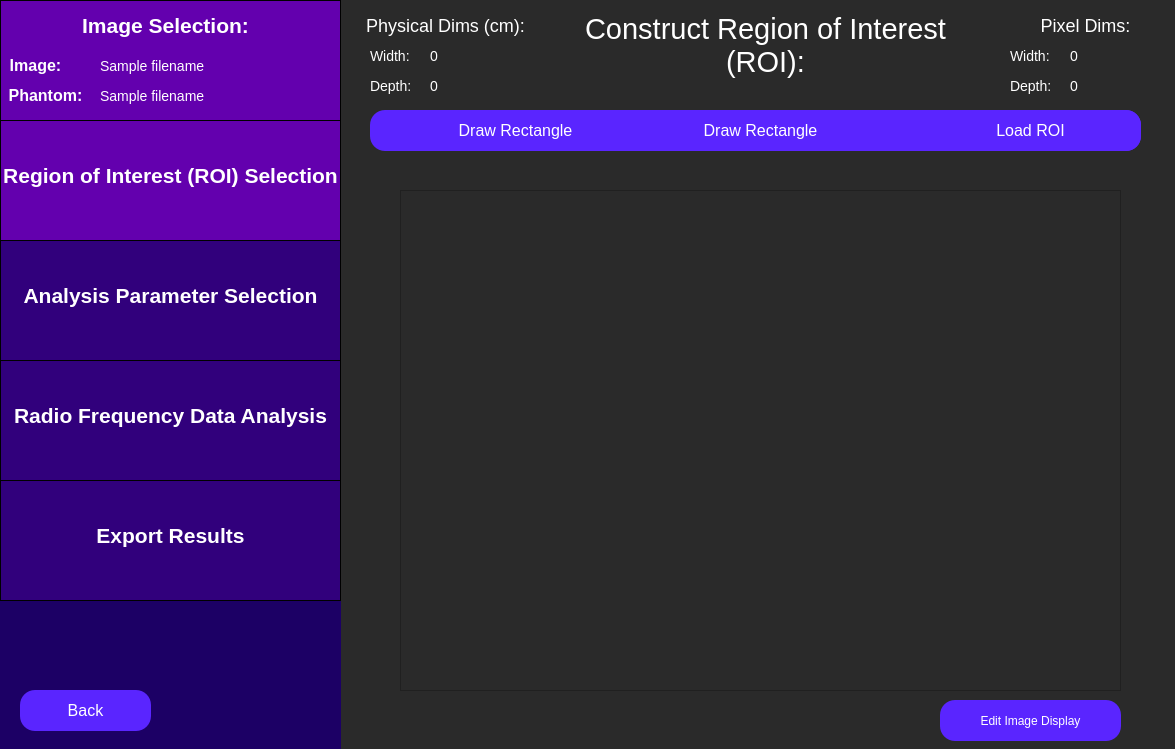
<?xml version="1.0" encoding="UTF-8"?>
<ui version="4.0">
 <class>constructRoi</class>
 <widget class="QWidget" name="constructRoi">
  <property name="geometry">
   <rect>
    <x>0</x>
    <y>0</y>
    <width>1175</width>
    <height>749</height>
   </rect>
  </property>
  <property name="windowTitle">
   <string>Select Region of Interest</string>
  </property>
  <property name="styleSheet">
   <string notr="true">QWidget {
	background: rgb(42, 42, 42);
}</string>
  </property>
  <widget class="QLabel" name="constructRoiLabel">
   <property name="geometry">
    <rect>
     <x>550</x>
     <y>-20</y>
     <width>431</width>
     <height>131</height>
    </rect>
   </property>
   <property name="styleSheet">
    <string notr="true">QLabel {
	font-size: 29px;
	color: rgb(255, 255, 255);
	background-color: rgba(255, 255, 255, 0);
}</string>
   </property>
   <property name="text">
    <string>Construct Region of Interest (ROI):</string>
   </property>
   <property name="textFormat">
    <enum>Qt::AutoText</enum>
   </property>
   <property name="scaledContents">
    <bool>false</bool>
   </property>
   <property name="alignment">
    <set>Qt::AlignCenter</set>
   </property>
   <property name="wordWrap">
    <bool>true</bool>
   </property>
  </widget>
  <widget class="QFrame" name="imDisplayFrame">
   <property name="geometry">
    <rect>
     <x>400</x>
     <y>190</y>
     <width>721</width>
     <height>501</height>
    </rect>
   </property>
   <property name="frameShape">
    <enum>QFrame::StyledPanel</enum>
   </property>
   <property name="frameShadow">
    <enum>QFrame::Raised</enum>
   </property>
  </widget>
  <widget class="QPushButton" name="drawRoiButton">
   <property name="geometry">
    <rect>
     <x>370</x>
     <y>110</y>
     <width>171</width>
     <height>41</height>
    </rect>
   </property>
   <property name="styleSheet">
    <string notr="true">QPushButton {
	color: white;
	font-size: 16px;
	background: rgb(90, 37, 255);
	border-radius: 15px;
}
QPushButton:checked {
	color:white; 
	font-size: 16px;
	background: rgb(45, 0, 110);
	border-radius: 15px;
}
</string>
   </property>
   <property name="text">
    <string>Draw ROI</string>
   </property>
   <property name="checkable">
    <bool>true</bool>
   </property>
   <property name="checked">
    <bool>false</bool>
   </property>
  </widget>
  <widget class="QPushButton" name="undoLastPtButton">
   <property name="geometry">
    <rect>
     <x>570</x>
     <y>110</y>
     <width>171</width>
     <height>41</height>
    </rect>
   </property>
   <property name="styleSheet">
    <string notr="true">QPushButton {
	color: white;
	font-size: 16px;
	background: rgb(90, 37, 255);
	border-radius: 15px;
}</string>
   </property>
   <property name="text">
    <string>Undo Last Point</string>
   </property>
   <property name="checkable">
    <bool>false</bool>
   </property>
  </widget>
  <widget class="QPushButton" name="acceptRoiButton">
   <property name="geometry">
    <rect>
     <x>970</x>
     <y>110</y>
     <width>171</width>
     <height>41</height>
    </rect>
   </property>
   <property name="styleSheet">
    <string notr="true">QPushButton {
	color: white;
	font-size: 16px;
	background: rgb(90, 37, 255);
	border-radius: 15px;
}</string>
   </property>
   <property name="text">
    <string>Accept ROI</string>
   </property>
   <property name="checkable">
    <bool>false</bool>
   </property>
  </widget>
  <widget class="QWidget" name="sidebar" native="true">
   <property name="geometry">
    <rect>
     <x>0</x>
     <y>0</y>
     <width>341</width>
     <height>751</height>
    </rect>
   </property>
   <property name="toolTip">
    <string>&lt;html&gt;&lt;head/&gt;&lt;body&gt;&lt;p&gt;&lt;br/&gt;&lt;/p&gt;&lt;/body&gt;&lt;/html&gt;</string>
   </property>
   <property name="styleSheet">
    <string notr="true">QWidget {
	background-color: rgb(28, 0, 101);
}</string>
   </property>
   <widget class="QFrame" name="imageSelectionSidebar">
    <property name="geometry">
     <rect>
      <x>0</x>
      <y>0</y>
      <width>341</width>
      <height>121</height>
     </rect>
    </property>
    <property name="styleSheet">
     <string notr="true">QFrame {
	background-color: rgb(99, 0, 174);
	border: 1px solid black;
}</string>
    </property>
    <property name="frameShape">
     <enum>QFrame::StyledPanel</enum>
    </property>
    <property name="frameShadow">
     <enum>QFrame::Raised</enum>
    </property>
    <widget class="QLabel" name="imageSelectionLabelSidebar">
     <property name="geometry">
      <rect>
       <x>70</x>
       <y>0</y>
       <width>191</width>
       <height>51</height>
      </rect>
     </property>
     <property name="styleSheet">
      <string notr="true">QLabel {
	font-size: 21px;
	color: rgb(255, 255, 255);
	background-color: rgba(255, 255, 255, 0);
	border: 0px;
	font-weight: bold;
}</string>
     </property>
     <property name="text">
      <string>Image Selection:</string>
     </property>
     <property name="alignment">
      <set>Qt::AlignCenter</set>
     </property>
    </widget>
    <widget class="QLabel" name="imageLabel">
     <property name="geometry">
      <rect>
       <x>-60</x>
       <y>40</y>
       <width>191</width>
       <height>51</height>
      </rect>
     </property>
     <property name="styleSheet">
      <string notr="true">QLabel {
	font-size: 16px;
	color: rgb(255, 255, 255);
	background-color: rgba(255, 255, 255, 0);
	border: 0px;
	font-weight: bold;
}</string>
     </property>
     <property name="text">
      <string>Image:</string>
     </property>
     <property name="alignment">
      <set>Qt::AlignCenter</set>
     </property>
    </widget>
    <widget class="QLabel" name="phantomLabel">
     <property name="geometry">
      <rect>
       <x>-50</x>
       <y>70</y>
       <width>191</width>
       <height>51</height>
      </rect>
     </property>
     <property name="styleSheet">
      <string notr="true">QLabel {
	font-size: 16px;
	color: rgb(255, 255, 255);
	background-color: rgba(255, 255, 255, 0);
	border: 0px;
	font-weight: bold
}</string>
     </property>
     <property name="text">
      <string>Phantom:</string>
     </property>
     <property name="alignment">
      <set>Qt::AlignCenter</set>
     </property>
    </widget>
    <widget class="QLabel" name="imagePathInput">
     <property name="geometry">
      <rect>
       <x>100</x>
       <y>40</y>
       <width>241</width>
       <height>51</height>
      </rect>
     </property>
     <property name="styleSheet">
      <string notr="true">QLabel {
	font-size: 14px;
	color: rgb(255, 255, 255);
	background-color: rgba(255, 255, 255, 0);
	border: 0px;
}</string>
     </property>
     <property name="text">
      <string>Sample filename </string>
     </property>
     <property name="alignment">
      <set>Qt::AlignLeading|Qt::AlignLeft|Qt::AlignVCenter</set>
     </property>
    </widget>
    <widget class="QLabel" name="phantomPathInput">
     <property name="geometry">
      <rect>
       <x>100</x>
       <y>70</y>
       <width>241</width>
       <height>51</height>
      </rect>
     </property>
     <property name="styleSheet">
      <string notr="true">QLabel {
	font-size: 14px;
	color: rgb(255, 255, 255);
	background-color: rgba(255, 255, 255, 0);
	border: 0px;
}</string>
     </property>
     <property name="text">
      <string>Sample filename </string>
     </property>
     <property name="alignment">
      <set>Qt::AlignLeading|Qt::AlignLeft|Qt::AlignVCenter</set>
     </property>
    </widget>
   </widget>
   <widget class="QFrame" name="roiSidebar">
    <property name="geometry">
     <rect>
      <x>0</x>
      <y>120</y>
      <width>341</width>
      <height>121</height>
     </rect>
    </property>
    <property name="styleSheet">
     <string notr="true">QFrame {
	background-color: rgb(99, 0, 174);
	border: 1px solid black;
}</string>
    </property>
    <property name="frameShape">
     <enum>QFrame::StyledPanel</enum>
    </property>
    <property name="frameShadow">
     <enum>QFrame::Raised</enum>
    </property>
    <widget class="QLabel" name="roiSidebarLabel">
     <property name="geometry">
      <rect>
       <x>0</x>
       <y>30</y>
       <width>341</width>
       <height>51</height>
      </rect>
     </property>
     <property name="styleSheet">
      <string notr="true">QLabel {
	font-size: 21px;
	color: rgb(255, 255, 255);
	background-color: rgba(255, 255, 255, 0);
	border: 0px;
	font-weight: bold;
}</string>
     </property>
     <property name="text">
      <string>Region of Interest (ROI) Selection</string>
     </property>
     <property name="alignment">
      <set>Qt::AlignCenter</set>
     </property>
    </widget>
   </widget>
   <widget class="QFrame" name="rfAnalysisSidebar">
    <property name="geometry">
     <rect>
      <x>0</x>
      <y>360</y>
      <width>341</width>
      <height>121</height>
     </rect>
    </property>
    <property name="styleSheet">
     <string notr="true">QFrame {
	background-color:  rgb(49, 0, 124);
	border: 1px solid black;
}</string>
    </property>
    <property name="frameShape">
     <enum>QFrame::StyledPanel</enum>
    </property>
    <property name="frameShadow">
     <enum>QFrame::Raised</enum>
    </property>
    <widget class="QLabel" name="rfAnalysisLabel">
     <property name="geometry">
      <rect>
       <x>0</x>
       <y>30</y>
       <width>341</width>
       <height>51</height>
      </rect>
     </property>
     <property name="styleSheet">
      <string notr="true">QLabel {
	font-size: 21px;
	color: rgb(255, 255, 255);
	background-color: rgba(255, 255, 255, 0);
	border: 0px;
	font-weight: bold;
}</string>
     </property>
     <property name="text">
      <string>Radio Frequency Data Analysis</string>
     </property>
     <property name="alignment">
      <set>Qt::AlignCenter</set>
     </property>
    </widget>
   </widget>
   <widget class="QFrame" name="exportResultsSidebar">
    <property name="geometry">
     <rect>
      <x>0</x>
      <y>480</y>
      <width>341</width>
      <height>121</height>
     </rect>
    </property>
    <property name="styleSheet">
     <string notr="true">QFrame {
	background-color:  rgb(49, 0, 124);
	border: 1px solid black;
}</string>
    </property>
    <property name="frameShape">
     <enum>QFrame::StyledPanel</enum>
    </property>
    <property name="frameShadow">
     <enum>QFrame::Raised</enum>
    </property>
    <widget class="QLabel" name="exportResultsLabel">
     <property name="geometry">
      <rect>
       <x>20</x>
       <y>30</y>
       <width>301</width>
       <height>51</height>
      </rect>
     </property>
     <property name="styleSheet">
      <string notr="true">QLabel {
	font-size: 21px;
	color: rgb(255, 255, 255);
	background-color: rgba(255, 255, 255, 0);
	border: 0px;
	font-weight: bold;
}</string>
     </property>
     <property name="text">
      <string>Export Results</string>
     </property>
     <property name="alignment">
      <set>Qt::AlignCenter</set>
     </property>
    </widget>
   </widget>
  </widget>
  <widget class="QFrame" name="analysisParamsSidebar">
   <property name="geometry">
    <rect>
     <x>0</x>
     <y>240</y>
     <width>341</width>
     <height>121</height>
    </rect>
   </property>
   <property name="styleSheet">
    <string notr="true">QFrame {
	background-color: rgb(49, 0, 124);
	border: 1px solid black;
}</string>
   </property>
   <property name="frameShape">
    <enum>QFrame::StyledPanel</enum>
   </property>
   <property name="frameShadow">
    <enum>QFrame::Raised</enum>
   </property>
   <widget class="QLabel" name="analysisParamsLabel">
    <property name="geometry">
     <rect>
      <x>0</x>
      <y>30</y>
      <width>341</width>
      <height>51</height>
     </rect>
    </property>
    <property name="styleSheet">
     <string notr="true">QLabel {
	font-size: 21px;
	color: rgb(255, 255, 255);
	background-color: rgba(255, 255, 255, 0);
	border: 0px;
	font-weight:bold;
}</string>
    </property>
    <property name="text">
     <string>Analysis Parameter Selection</string>
    </property>
    <property name="alignment">
     <set>Qt::AlignCenter</set>
    </property>
   </widget>
  </widget>
  <widget class="QPushButton" name="editImageDisplayButton">
   <property name="geometry">
    <rect>
     <x>940</x>
     <y>700</y>
     <width>181</width>
     <height>41</height>
    </rect>
   </property>
   <property name="styleSheet">
    <string notr="true">QPushButton {
	color: white;
	font-size: 12px;
	background: rgb(90, 37, 255);
	border-radius: 15px;
}</string>
   </property>
   <property name="text">
    <string>Edit Image Display</string>
   </property>
  </widget>
  <widget class="QPushButton" name="closeRoiButton">
   <property name="geometry">
    <rect>
     <x>770</x>
     <y>110</y>
     <width>171</width>
     <height>41</height>
    </rect>
   </property>
   <property name="styleSheet">
    <string notr="true">QPushButton {
	color: white;
	font-size: 16px;
	background: rgb(90, 37, 255);
	border-radius: 15px;
}</string>
   </property>
   <property name="text">
    <string>Close ROI</string>
   </property>
   <property name="checkable">
    <bool>false</bool>
   </property>
  </widget>
  <widget class="QPushButton" name="redrawRoiButton">
   <property name="geometry">
    <rect>
     <x>770</x>
     <y>110</y>
     <width>171</width>
     <height>41</height>
    </rect>
   </property>
   <property name="styleSheet">
    <string notr="true">QPushButton {
	color: white;
	font-size: 16px;
	background: rgb(90, 37, 255);
	border-radius: 15px;
}</string>
   </property>
   <property name="text">
    <string>Redraw ROI</string>
   </property>
   <property name="checkable">
    <bool>false</bool>
   </property>
  </widget>
  <widget class="QPushButton" name="backButton">
   <property name="geometry">
    <rect>
     <x>20</x>
     <y>690</y>
     <width>131</width>
     <height>41</height>
    </rect>
   </property>
   <property name="styleSheet">
    <string notr="true">QPushButton {
	color: white;
	font-size: 16px;
	background: rgb(90, 37, 255);
	border-radius: 15px;
}</string>
   </property>
   <property name="text">
    <string>Back</string>
   </property>
  </widget>
  <widget class="QPushButton" name="undoLoadedRoiButton">
   <property name="geometry">
    <rect>
     <x>420</x>
     <y>110</y>
     <width>271</width>
     <height>41</height>
    </rect>
   </property>
   <property name="styleSheet">
    <string notr="true">QPushButton {
	color: white;
	font-size: 16px;
	background: rgb(90, 37, 255);
	border-radius: 15px;
}
</string>
   </property>
   <property name="text">
    <string>Undo</string>
   </property>
   <property name="checkable">
    <bool>true</bool>
   </property>
   <property name="checked">
    <bool>false</bool>
   </property>
  </widget>
  <widget class="QPushButton" name="newRoiButton">
   <property name="geometry">
    <rect>
     <x>380</x>
     <y>110</y>
     <width>221</width>
     <height>41</height>
    </rect>
   </property>
   <property name="styleSheet">
    <string notr="true">QPushButton {
	color: white;
	font-size: 16px;
	background: rgb(90, 37, 255);
	border-radius: 15px;
}
</string>
   </property>
   <property name="text">
    <string>New ROI</string>
   </property>
   <property name="checkable">
    <bool>true</bool>
   </property>
   <property name="checked">
    <bool>false</bool>
   </property>
  </widget>
  <widget class="QPushButton" name="acceptLoadedRoiButton">
   <property name="geometry">
    <rect>
     <x>820</x>
     <y>110</y>
     <width>271</width>
     <height>41</height>
    </rect>
   </property>
   <property name="styleSheet">
    <string notr="true">QPushButton {
	color: white;
	font-size: 16px;
	background: rgb(90, 37, 255);
	border-radius: 15px;
}
</string>
   </property>
   <property name="text">
    <string>Accept ROI</string>
   </property>
   <property name="checkable">
    <bool>true</bool>
   </property>
   <property name="checked">
    <bool>false</bool>
   </property>
  </widget>
  <widget class="QPushButton" name="loadRoiButton">
   <property name="geometry">
    <rect>
     <x>920</x>
     <y>110</y>
     <width>221</width>
     <height>41</height>
    </rect>
   </property>
   <property name="styleSheet">
    <string notr="true">QPushButton {
	color: white;
	font-size: 16px;
	background: rgb(90, 37, 255);
	border-radius: 15px;
}
</string>
   </property>
   <property name="text">
    <string>Load ROI</string>
   </property>
   <property name="checkable">
    <bool>true</bool>
   </property>
   <property name="checked">
    <bool>false</bool>
   </property>
  </widget>
  <widget class="QLabel" name="physicalDepthLabel">
   <property name="geometry">
    <rect>
     <x>370</x>
     <y>70</y>
     <width>91</width>
     <height>31</height>
    </rect>
   </property>
   <property name="styleSheet">
    <string notr="true">QLabel {
	font-size: 14px;
	color: rgb(255, 255, 255);
	background-color: rgba(255, 255, 255, 0);
}</string>
   </property>
   <property name="text">
    <string>Depth:</string>
   </property>
   <property name="textFormat">
    <enum>Qt::AutoText</enum>
   </property>
   <property name="scaledContents">
    <bool>false</bool>
   </property>
   <property name="alignment">
    <set>Qt::AlignLeading|Qt::AlignLeft|Qt::AlignVCenter</set>
   </property>
   <property name="wordWrap">
    <bool>true</bool>
   </property>
  </widget>
  <widget class="QLabel" name="physicalWidthLabel">
   <property name="geometry">
    <rect>
     <x>370</x>
     <y>40</y>
     <width>91</width>
     <height>31</height>
    </rect>
   </property>
   <property name="styleSheet">
    <string notr="true">QLabel {
	font-size: 14px;
	color: rgb(255, 255, 255);
	background-color: rgba(255, 255, 255, 0);
}</string>
   </property>
   <property name="text">
    <string>Width:</string>
   </property>
   <property name="textFormat">
    <enum>Qt::AutoText</enum>
   </property>
   <property name="scaledContents">
    <bool>false</bool>
   </property>
   <property name="alignment">
    <set>Qt::AlignLeading|Qt::AlignLeft|Qt::AlignVCenter</set>
   </property>
   <property name="wordWrap">
    <bool>true</bool>
   </property>
  </widget>
  <widget class="QLabel" name="physicalDepthVal">
   <property name="geometry">
    <rect>
     <x>430</x>
     <y>70</y>
     <width>91</width>
     <height>31</height>
    </rect>
   </property>
   <property name="styleSheet">
    <string notr="true">QLabel {
	font-size: 14px;
	color: rgb(255, 255, 255);
	background-color: rgba(255, 255, 255, 0);
}</string>
   </property>
   <property name="text">
    <string>0</string>
   </property>
   <property name="textFormat">
    <enum>Qt::AutoText</enum>
   </property>
   <property name="scaledContents">
    <bool>false</bool>
   </property>
   <property name="alignment">
    <set>Qt::AlignLeading|Qt::AlignLeft|Qt::AlignVCenter</set>
   </property>
   <property name="wordWrap">
    <bool>true</bool>
   </property>
  </widget>
  <widget class="QLabel" name="physicalDimsLabel">
   <property name="geometry">
    <rect>
     <x>310</x>
     <y>0</y>
     <width>271</width>
     <height>51</height>
    </rect>
   </property>
   <property name="styleSheet">
    <string notr="true">QLabel {
	font-size: 18px;
	color: rgb(255, 255, 255);
	background-color: rgba(255, 255, 255, 0);
}</string>
   </property>
   <property name="text">
    <string>Physical Dims (cm):</string>
   </property>
   <property name="textFormat">
    <enum>Qt::AutoText</enum>
   </property>
   <property name="scaledContents">
    <bool>false</bool>
   </property>
   <property name="alignment">
    <set>Qt::AlignCenter</set>
   </property>
   <property name="wordWrap">
    <bool>true</bool>
   </property>
  </widget>
  <widget class="QLabel" name="physicalWidthVal">
   <property name="geometry">
    <rect>
     <x>430</x>
     <y>40</y>
     <width>91</width>
     <height>31</height>
    </rect>
   </property>
   <property name="styleSheet">
    <string notr="true">QLabel {
	font-size: 14px;
	color: rgb(255, 255, 255);
	background-color: rgba(255, 255, 255, 0);
}</string>
   </property>
   <property name="text">
    <string>0</string>
   </property>
   <property name="textFormat">
    <enum>Qt::AutoText</enum>
   </property>
   <property name="scaledContents">
    <bool>false</bool>
   </property>
   <property name="alignment">
    <set>Qt::AlignLeading|Qt::AlignLeft|Qt::AlignVCenter</set>
   </property>
   <property name="wordWrap">
    <bool>true</bool>
   </property>
  </widget>
  <widget class="QLabel" name="pixelWidthLabel">
   <property name="geometry">
    <rect>
     <x>1010</x>
     <y>40</y>
     <width>91</width>
     <height>31</height>
    </rect>
   </property>
   <property name="styleSheet">
    <string notr="true">QLabel {
	font-size: 14px;
	color: rgb(255, 255, 255);
	background-color: rgba(255, 255, 255, 0);
}</string>
   </property>
   <property name="text">
    <string>Width:</string>
   </property>
   <property name="textFormat">
    <enum>Qt::AutoText</enum>
   </property>
   <property name="scaledContents">
    <bool>false</bool>
   </property>
   <property name="alignment">
    <set>Qt::AlignLeading|Qt::AlignLeft|Qt::AlignVCenter</set>
   </property>
   <property name="wordWrap">
    <bool>true</bool>
   </property>
  </widget>
  <widget class="QLabel" name="pixelDepthVal">
   <property name="geometry">
    <rect>
     <x>1070</x>
     <y>70</y>
     <width>91</width>
     <height>31</height>
    </rect>
   </property>
   <property name="styleSheet">
    <string notr="true">QLabel {
	font-size: 14px;
	color: rgb(255, 255, 255);
	background-color: rgba(255, 255, 255, 0);
}</string>
   </property>
   <property name="text">
    <string>0</string>
   </property>
   <property name="textFormat">
    <enum>Qt::AutoText</enum>
   </property>
   <property name="scaledContents">
    <bool>false</bool>
   </property>
   <property name="alignment">
    <set>Qt::AlignLeading|Qt::AlignLeft|Qt::AlignVCenter</set>
   </property>
   <property name="wordWrap">
    <bool>true</bool>
   </property>
  </widget>
  <widget class="QLabel" name="pixelWidthVal">
   <property name="geometry">
    <rect>
     <x>1070</x>
     <y>40</y>
     <width>91</width>
     <height>31</height>
    </rect>
   </property>
   <property name="styleSheet">
    <string notr="true">QLabel {
	font-size: 14px;
	color: rgb(255, 255, 255);
	background-color: rgba(255, 255, 255, 0);
}</string>
   </property>
   <property name="text">
    <string>0</string>
   </property>
   <property name="textFormat">
    <enum>Qt::AutoText</enum>
   </property>
   <property name="scaledContents">
    <bool>false</bool>
   </property>
   <property name="alignment">
    <set>Qt::AlignLeading|Qt::AlignLeft|Qt::AlignVCenter</set>
   </property>
   <property name="wordWrap">
    <bool>true</bool>
   </property>
  </widget>
  <widget class="QLabel" name="pixelDimsLabel">
   <property name="geometry">
    <rect>
     <x>950</x>
     <y>0</y>
     <width>271</width>
     <height>51</height>
    </rect>
   </property>
   <property name="styleSheet">
    <string notr="true">QLabel {
	font-size: 18px;
	color: rgb(255, 255, 255);
	background-color: rgba(255, 255, 255, 0);
}</string>
   </property>
   <property name="text">
    <string>Pixel Dims:</string>
   </property>
   <property name="textFormat">
    <enum>Qt::AutoText</enum>
   </property>
   <property name="scaledContents">
    <bool>false</bool>
   </property>
   <property name="alignment">
    <set>Qt::AlignCenter</set>
   </property>
   <property name="wordWrap">
    <bool>true</bool>
   </property>
  </widget>
  <widget class="QLabel" name="pixelDepthLabel">
   <property name="geometry">
    <rect>
     <x>1010</x>
     <y>70</y>
     <width>91</width>
     <height>31</height>
    </rect>
   </property>
   <property name="styleSheet">
    <string notr="true">QLabel {
	font-size: 14px;
	color: rgb(255, 255, 255);
	background-color: rgba(255, 255, 255, 0);
}</string>
   </property>
   <property name="text">
    <string>Depth:</string>
   </property>
   <property name="textFormat">
    <enum>Qt::AutoText</enum>
   </property>
   <property name="scaledContents">
    <bool>false</bool>
   </property>
   <property name="alignment">
    <set>Qt::AlignLeading|Qt::AlignLeft|Qt::AlignVCenter</set>
   </property>
   <property name="wordWrap">
    <bool>true</bool>
   </property>
  </widget>
  <widget class="QPushButton" name="drawFreehandButton">
   <property name="geometry">
    <rect>
     <x>380</x>
     <y>110</y>
     <width>271</width>
     <height>41</height>
    </rect>
   </property>
   <property name="styleSheet">
    <string notr="true">QPushButton {
	color: white;
	font-size: 16px;
	background: rgb(90, 37, 255);
	border-radius: 15px;
}
</string>
   </property>
   <property name="text">
    <string>Draw Freehand</string>
   </property>
   <property name="checkable">
    <bool>true</bool>
   </property>
   <property name="checked">
    <bool>false</bool>
   </property>
  </widget>
  <widget class="QPushButton" name="redoRectangleButton">
   <property name="geometry">
    <rect>
     <x>670</x>
     <y>110</y>
     <width>271</width>
     <height>41</height>
    </rect>
   </property>
   <property name="styleSheet">
    <string notr="true">QPushButton {
	color: white;
	font-size: 16px;
	background: rgb(90, 37, 255);
	border-radius: 15px;
}
</string>
   </property>
   <property name="text">
    <string>Redo Rectangle</string>
   </property>
   <property name="checkable">
    <bool>true</bool>
   </property>
   <property name="checked">
    <bool>false</bool>
   </property>
  </widget>
  <widget class="QPushButton" name="drawRectangleButton">
   <property name="geometry">
    <rect>
     <x>650</x>
     <y>110</y>
     <width>221</width>
     <height>41</height>
    </rect>
   </property>
   <property name="styleSheet">
    <string notr="true">QPushButton {
	color: white;
	font-size: 16px;
	background: rgb(90, 37, 255);
	border-radius: 15px;
}
</string>
   </property>
   <property name="text">
    <string>Draw Rectangle</string>
   </property>
   <property name="checkable">
    <bool>true</bool>
   </property>
   <property name="checked">
    <bool>false</bool>
   </property>
  </widget>
  <widget class="QPushButton" name="userDrawRectangleButton">
   <property name="geometry">
    <rect>
     <x>380</x>
     <y>110</y>
     <width>271</width>
     <height>41</height>
    </rect>
   </property>
   <property name="styleSheet">
    <string notr="true">QPushButton {
	color: white;
	font-size: 16px;
	background: rgb(90, 37, 255);
	border-radius: 15px;
}
QPushButton:checked {
	color:white; 
	font-size: 16px;
	background: rgb(45, 0, 110);
	border-radius: 15px;
}
</string>
   </property>
   <property name="text">
    <string>Draw Rectangle</string>
   </property>
   <property name="checkable">
    <bool>true</bool>
   </property>
   <property name="checked">
    <bool>false</bool>
   </property>
  </widget>
 </widget>
 <resources/>
 <connections/>
</ui>
